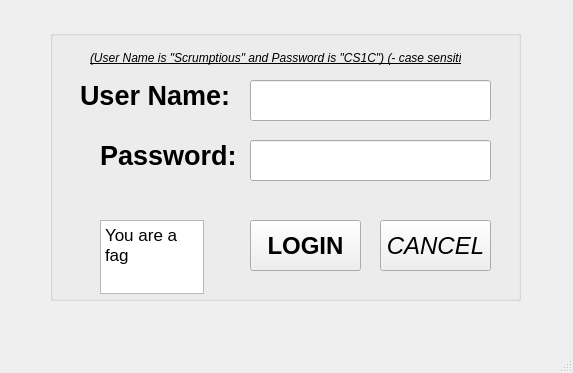
<?xml version="1.0" encoding="UTF-8"?>
<ui version="4.0">
 <class>MainWindow</class>
 <widget class="QMainWindow" name="MainWindow">
  <property name="geometry">
   <rect>
    <x>0</x>
    <y>0</y>
    <width>573</width>
    <height>373</height>
   </rect>
  </property>
  <property name="windowTitle">
   <string>MainWindow</string>
  </property>
  <widget class="QWidget" name="centralwidget">
   <widget class="QGroupBox" name="groupBox">
    <property name="geometry">
     <rect>
      <x>50</x>
      <y>30</y>
      <width>471</width>
      <height>271</height>
     </rect>
    </property>
    <property name="title">
     <string/>
    </property>
    <widget class="QLabel" name="userLABEL">
     <property name="geometry">
      <rect>
       <x>30</x>
       <y>40</y>
       <width>151</width>
       <height>51</height>
      </rect>
     </property>
     <property name="font">
      <font>
       <pointsize>20</pointsize>
       <italic>false</italic>
       <bold>true</bold>
       <underline>false</underline>
      </font>
     </property>
     <property name="text">
      <string>User Name:</string>
     </property>
    </widget>
    <widget class="QLabel" name="passLABEL">
     <property name="geometry">
      <rect>
       <x>50</x>
       <y>100</y>
       <width>151</width>
       <height>51</height>
      </rect>
     </property>
     <property name="font">
      <font>
       <pointsize>20</pointsize>
       <italic>false</italic>
       <bold>true</bold>
       <underline>false</underline>
      </font>
     </property>
     <property name="text">
      <string>Password:</string>
     </property>
    </widget>
    <widget class="QLineEdit" name="userEDIT">
     <property name="geometry">
      <rect>
       <x>200</x>
       <y>50</y>
       <width>241</width>
       <height>41</height>
      </rect>
     </property>
     <property name="font">
      <font>
       <pointsize>15</pointsize>
      </font>
     </property>
    </widget>
    <widget class="QLineEdit" name="passEDIT">
     <property name="geometry">
      <rect>
       <x>200</x>
       <y>110</y>
       <width>241</width>
       <height>41</height>
      </rect>
     </property>
     <property name="font">
      <font>
       <pointsize>15</pointsize>
       <bold>true</bold>
      </font>
     </property>
     <property name="echoMode">
      <enum>QLineEdit::Password</enum>
     </property>
    </widget>
    <widget class="QPushButton" name="LOGINBUTTON">
     <property name="geometry">
      <rect>
       <x>200</x>
       <y>190</y>
       <width>111</width>
       <height>51</height>
      </rect>
     </property>
     <property name="font">
      <font>
       <pointsize>18</pointsize>
       <bold>true</bold>
      </font>
     </property>
     <property name="text">
      <string>LOGIN</string>
     </property>
    </widget>
    <widget class="QPushButton" name="CANCELBUTTON">
     <property name="geometry">
      <rect>
       <x>330</x>
       <y>190</y>
       <width>111</width>
       <height>51</height>
      </rect>
     </property>
     <property name="font">
      <font>
       <pointsize>18</pointsize>
       <italic>true</italic>
       <underline>false</underline>
       <strikeout>false</strikeout>
      </font>
     </property>
     <property name="autoFillBackground">
      <bool>false</bool>
     </property>
     <property name="text">
      <string>CANCEL</string>
     </property>
    </widget>
    <widget class="QLabel" name="label">
     <property name="geometry">
      <rect>
       <x>40</x>
       <y>20</y>
       <width>371</width>
       <height>16</height>
      </rect>
     </property>
     <property name="font">
      <font>
       <italic>true</italic>
       <underline>true</underline>
      </font>
     </property>
     <property name="text">
      <string>(User Name is &quot;Scrumptious&quot; and Password is &quot;CS1C&quot;) (- case sensitive)</string>
     </property>
    </widget>
    <widget class="QTextEdit" name="textEdit">
     <property name="geometry">
      <rect>
       <x>50</x>
       <y>190</y>
       <width>104</width>
       <height>74</height>
      </rect>
     </property>
     <property name="html">
      <string>&lt;!DOCTYPE HTML PUBLIC &quot;-//W3C//DTD HTML 4.0//EN&quot; &quot;http://www.w3.org/TR/REC-html40/strict.dtd&quot;&gt;
&lt;html&gt;&lt;head&gt;&lt;meta name=&quot;qrichtext&quot; content=&quot;1&quot; /&gt;&lt;meta charset=&quot;utf-8&quot; /&gt;&lt;style type=&quot;text/css&quot;&gt;
p, li { white-space: pre-wrap; }
hr { height: 1px; border-width: 0; }
li.unchecked::marker { content: &quot;\2610&quot;; }
li.checked::marker { content: &quot;\2612&quot;; }
&lt;/style&gt;&lt;/head&gt;&lt;body style=&quot; font-family:'.AppleSystemUIFont'; font-size:13pt; font-weight:400; font-style:normal;&quot;&gt;
&lt;p style=&quot; margin-top:0px; margin-bottom:0px; margin-left:0px; margin-right:0px; -qt-block-indent:0; text-indent:0px;&quot;&gt;You are a fag&lt;/p&gt;&lt;/body&gt;&lt;/html&gt;</string>
     </property>
    </widget>
   </widget>
  </widget>
  <widget class="QMenuBar" name="menubar">
   <property name="geometry">
    <rect>
     <x>0</x>
     <y>0</y>
     <width>573</width>
     <height>24</height>
    </rect>
   </property>
  </widget>
  <widget class="QStatusBar" name="statusbar"/>
 </widget>
 <resources/>
 <connections/>
</ui>
